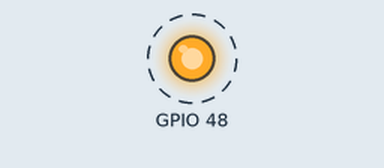
This program was run on a simulated ESP32-S3. On the bench: output pins drawn as LEDs (lit = HIGH). Dashed ring = blinking.

Above: at 0.05 s.
Timing chart, 0 to 3.0 s (numbered marks = the images above):
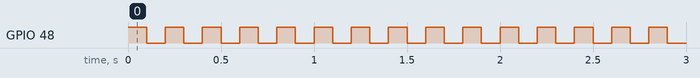

The program:

main.cpp
```cpp
/*
 * Blink
 * Turns on an LED on for one second,
 * then off for one second, repeatedly.
 */

#include <Arduino.h>

// the setup function runs once when you press reset or power the board
void setup() {
  // initialize digital pin LED_BUILTIN as an output.
  pinMode(48, OUTPUT);
}

// the loop function runs over and over again forever
void loop() {
  digitalWrite(48, HIGH);  // turn the LED on (HIGH is the voltage level)
  delay(100);                      // wait for a second
  digitalWrite(48, LOW);   // turn the LED off by making the voltage LOW
  delay(100);                      // wait for a second
}
```

Measured:
- by itself, GPIO 48: alternates HIGH for 0.10 s and LOW for 0.10 s
